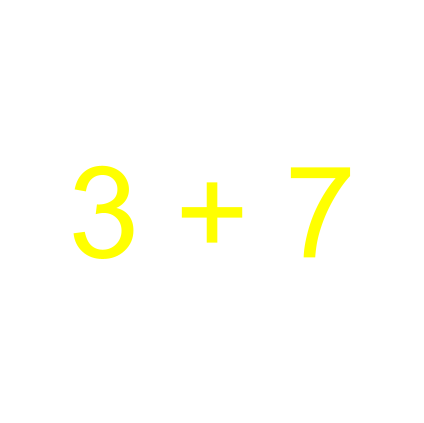
#> input picture Imagenes/Color3.png, 424 x 423 px
$ python -i CalculadoraOCR_v12.py   (imports and definitions only)
#> lines starting #> are read from the running program, lines starting #| are printed output that depends on the picture; after the words box and inside, x2 and y2 are one past the last pixel; in counts of white or black regions, pixels touching at a corner belong together
#> further down, picture is the input picture: shape (423, 424, 3); mean B, G, R 248.1, 255, 255
import cv2
import pytesseract
import re
import ast
import operator
import numpy as np
import os

# --- Configuración de Tesseract (En Windows) ---
pytesseract.pytesseract.tesseract_cmd = r'C:\Program Files\Tesseract-OCR\tesseract.exe'


# --- Evaluación segura ---
# [15 lines left out: function evaluar_expresion, not called in this run]


# --- Preprocesamiento ---
def preprocesar_imagen(img, brillo=0, contraste=1.0):
#> called with brillo = 0, contraste = 1
    img_ajustada = cv2.convertScaleAbs(img, alpha=contraste, beta=brillo)
    gray = cv2.cvtColor(img_ajustada, cv2.COLOR_BGR2GRAY)
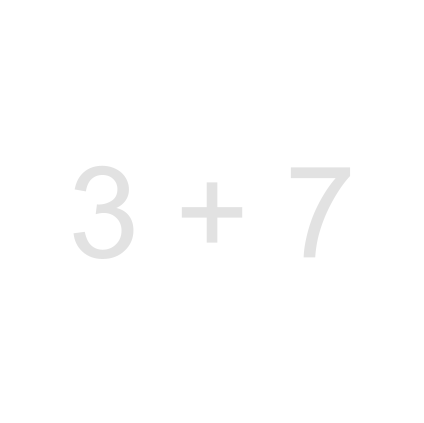
#> gray: shape (423, 424); min 226, max 255, mean 254.2
    gray = cv2.bilateralFilter(gray, 9, 75, 75)
    clahe = cv2.createCLAHE(clipLimit=3.0, tileGridSize=(8, 8))
    gray = clahe.apply(gray)
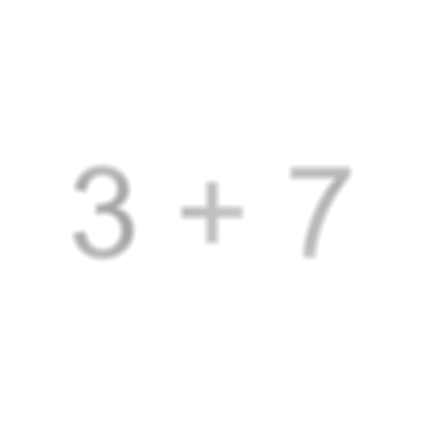
#> gray: shape (423, 424); min 166, max 255, mean 253
    thresh = cv2.adaptiveThreshold(gray, 255, cv2.ADAPTIVE_THRESH_GAUSSIAN_C,
                                   cv2.THRESH_BINARY, 31, 10)
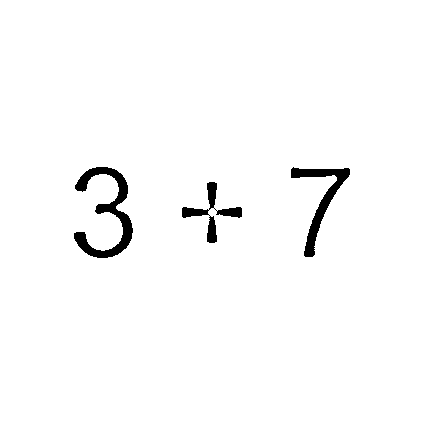
#> thresh: shape (423, 424); 97.9% white; 3 black regions, box (x1, y1, x2, y2) and area: (74, 167, 133, 258) 1723, (291, 167, 350, 257) 1239, (182, 182, 242, 243) 802
    return thresh, img_ajustada


# --- Limpiar texto OCR ---
# [187 lines left out: functions limpiar_texto, procesar_imagen, procesar_camara, camara_con_captura, cargar_y_procesar_imagen, menu_grafico, not called in this run]


# --- Ejecutar ---
# [2 lines not run here, left out]

>>> import cv2
>>> picture = cv2.imread('Imagenes/Color3.png')
>>> result = preprocesar_imagen(picture)

$ run again, on Imagenes/Color6.png
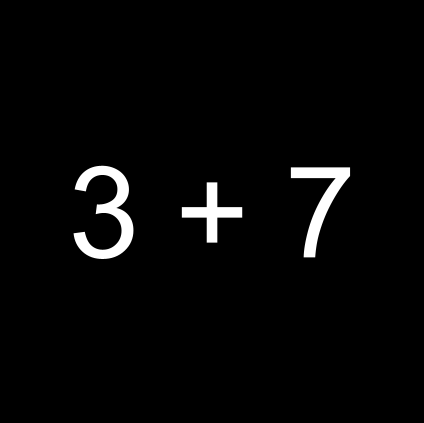
#> input picture Imagenes/Color6.png, 424 x 423 px
#> picture is the input picture: shape (423, 424, 3); min 0, max 255, mean 6.9
#> in preprocesar_imagen, `thresh = cv2.adaptiveThreshold(gray, 255, cv2.ADAPTIVE_THRESH_GAUSSIAN..`:
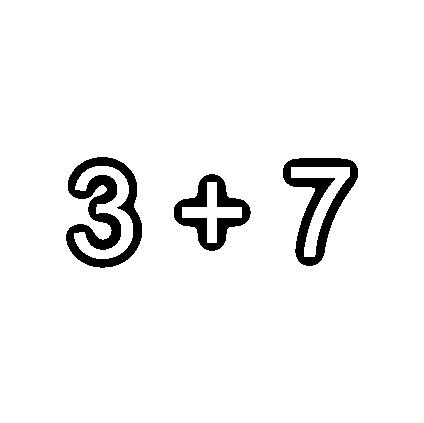
#> thresh: shape (423, 424); 95.2% white; 3 black regions, box (x1, y1, x2, y2) and area: (66, 157, 142, 268) 3798, (283, 158, 358, 266) 2793, (174, 174, 251, 251) 2066
